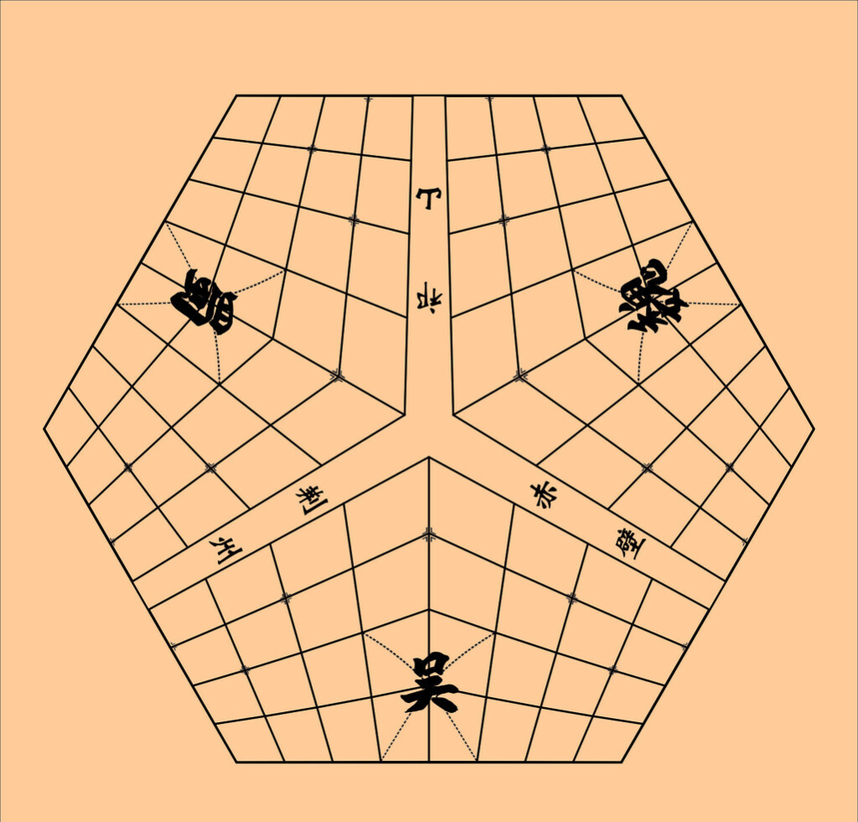
#> input picture picture/三人地图.png, 858 x 822 px, shrunk from 1023 x 980 before the run, found by its file name
$ python overlay-three.py
#> lines starting #> are read from the running program, lines starting #| are printed output that depends on the picture
"""把当前模型的交点画到三人地图上，人工核对偏差。

用法：
  python scripts/overlay-three.py                # 用 src/topology/three.ts 里的仿射
  python scripts/overlay-three.py debug/snapped.json  # 用标定后的坐标表
"""
import json
import sys

import numpy as np
from PIL import Image, ImageDraw

IMG = 'picture/三人地图.png'
FILES, RANKS = 9, 5
AFFINE = [
    (72.8617, 0.0197, 255.89, -0.0038, -66.5486, 874.54),
    (36.4436, -53.8537, 706.11, 63.1179, 31.0042, 103.99),
    (-37.2442, 53.6639, 317.37, 62.6546, 30.6386, 105.26),
]


def affine_nodes():
    out = []
    for s in range(3):
        a1, a2, c1, b1, b2, c2 = AFFINE[s]
        for r in range(RANKS):
            for f in range(FILES):
                out.append((a1 * f + a2 * r + c1, b1 * f + b2 * r + c2))
    return out


def main():
    src = sys.argv[1] if len(sys.argv) > 1 else None
    if src:
        data = json.load(open(src, encoding='utf-8'))
        pts = [(p[0], p[1]) for p in data['nodes']]
        tag = 'snapped'
    else:
        pts = affine_nodes()
        tag = 'affine'

    im = Image.open(IMG).convert('RGB')
#> im is the input picture: PIL image 858x822 RGB; mean R, G, B 240.8, 192.7, 145.3
    d = ImageDraw.Draw(im)
    # 网格连线（同翼相邻）
    for s in range(3):
        for r in range(RANKS):
            for f in range(FILES):
                i = s * FILES * RANKS + r * FILES + f
                if f + 1 < FILES:
                    j = i + 1
                    d.line([pts[i], pts[j]], fill=(0, 90, 255), width=1)
                if r + 1 < RANKS:
                    j = i + FILES
                    d.line([pts[i], pts[j]], fill=(0, 90, 255), width=1)
    for i, (x, y) in enumerate(pts):
        d.ellipse([x - 3, y - 3, x + 3, y + 3], outline=(220, 0, 0), width=2)
        d.point([x, y], fill=(220, 0, 0))
    out = 'debug/overlay-%s.png' % tag
    im.save(out)
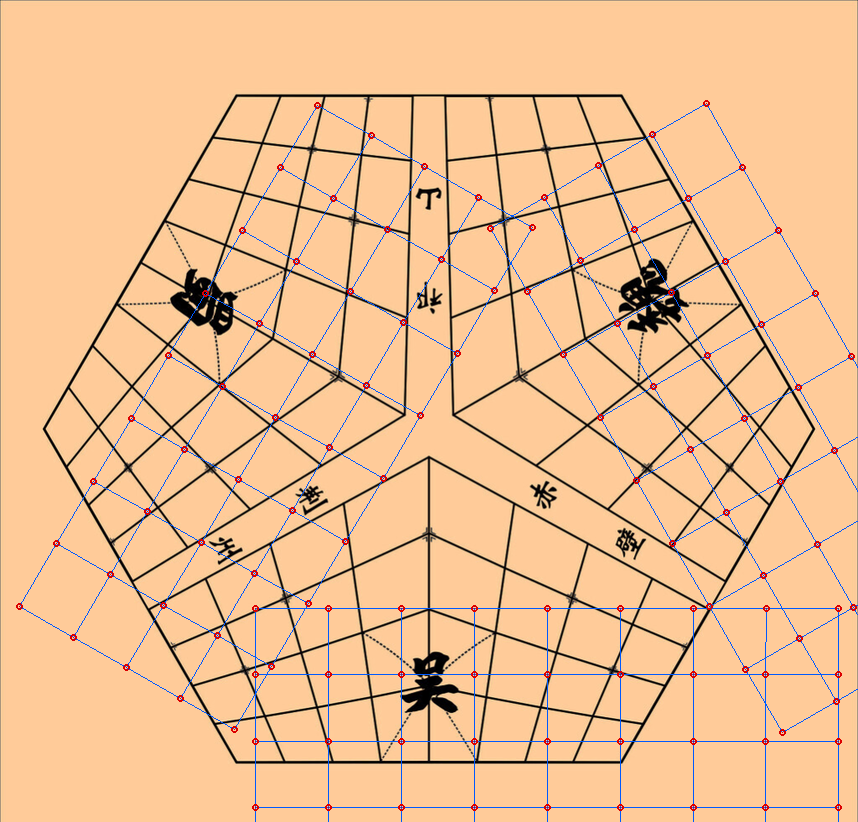
#> saved as overlay-affine.png: PIL image 858x822 RGB; mean R, G, B 236.8, 190.1, 146.4
    print('saved', out)


main()
